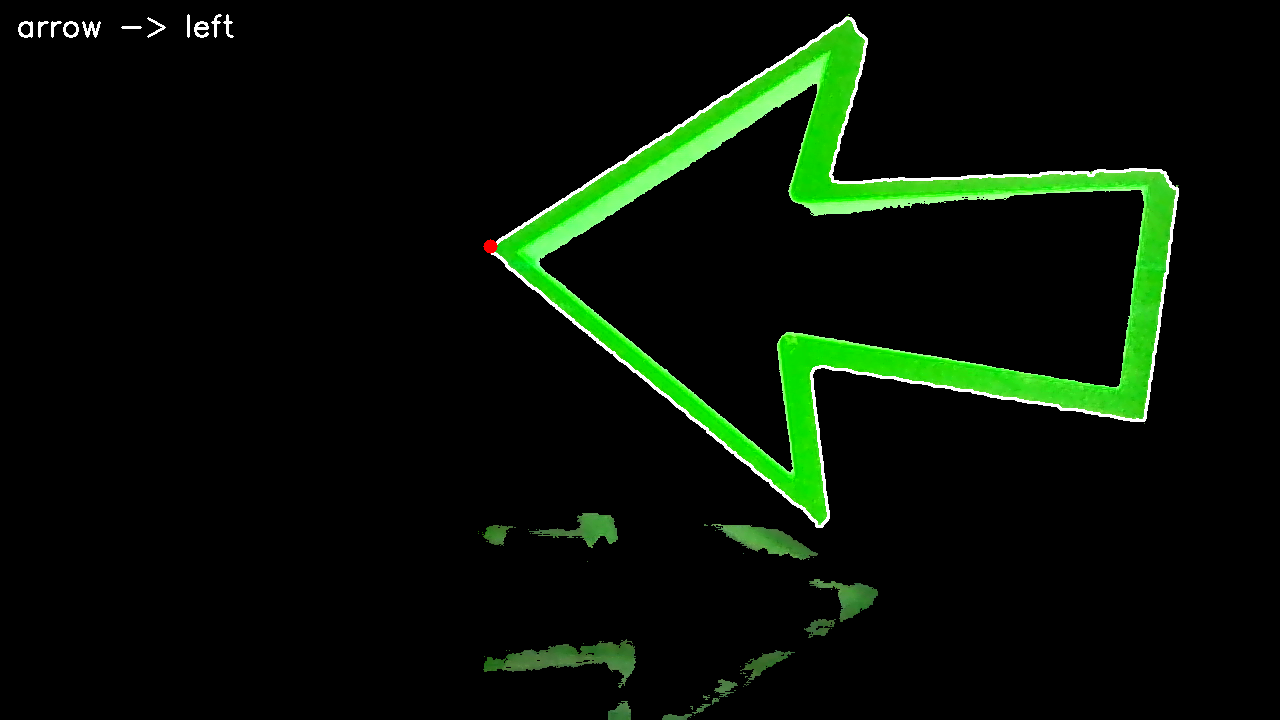
#> input picture assets/detect_2023_rerun.png, 1280 x 720 px
$ python -i detect.py   (imports and definitions only)
#> lines starting #> are read from the running program, lines starting #| are printed output that depends on the picture; after the words box and inside, x2 and y2 are one past the last pixel; in counts of white or black regions, pixels touching at a corner belong together
#> further down, picture is the input picture: shape (720, 1280, 3); mean B, G, R 4.9, 17, 6.4
"""The 2023 script, finished: find the green arrow and say which way it points.

origin/detect.py thresholded green and showed you the mask. It never found
an arrow or a direction. This does both, and takes the two lessons from the
depth sweep along:

  --gray-world        white-balance first (kills the orange-post hallucination)
  --range-m METRES    divide the water back out when you know the distance

    python -m depthsight.detect                       # webcam
    python -m depthsight.detect --image scene.png     # one picture, prints the verdict
"""

from __future__ import annotations

import argparse

import cv2
import numpy as np

from .water import gray_world, unsubmerge

LOWER = np.array([50, 100, 100])
UPPER = np.array([70, 255, 255])
MIN_AREA = 600  # px; smaller blobs are noise or far away


def find_arrow(img_bgr: np.ndarray):
    """Return (contour, 'left'|'right'|'up'|'down', tip_xy) or None."""
    mask = cv2.inRange(cv2.cvtColor(img_bgr, cv2.COLOR_BGR2HSV), LOWER, UPPER)
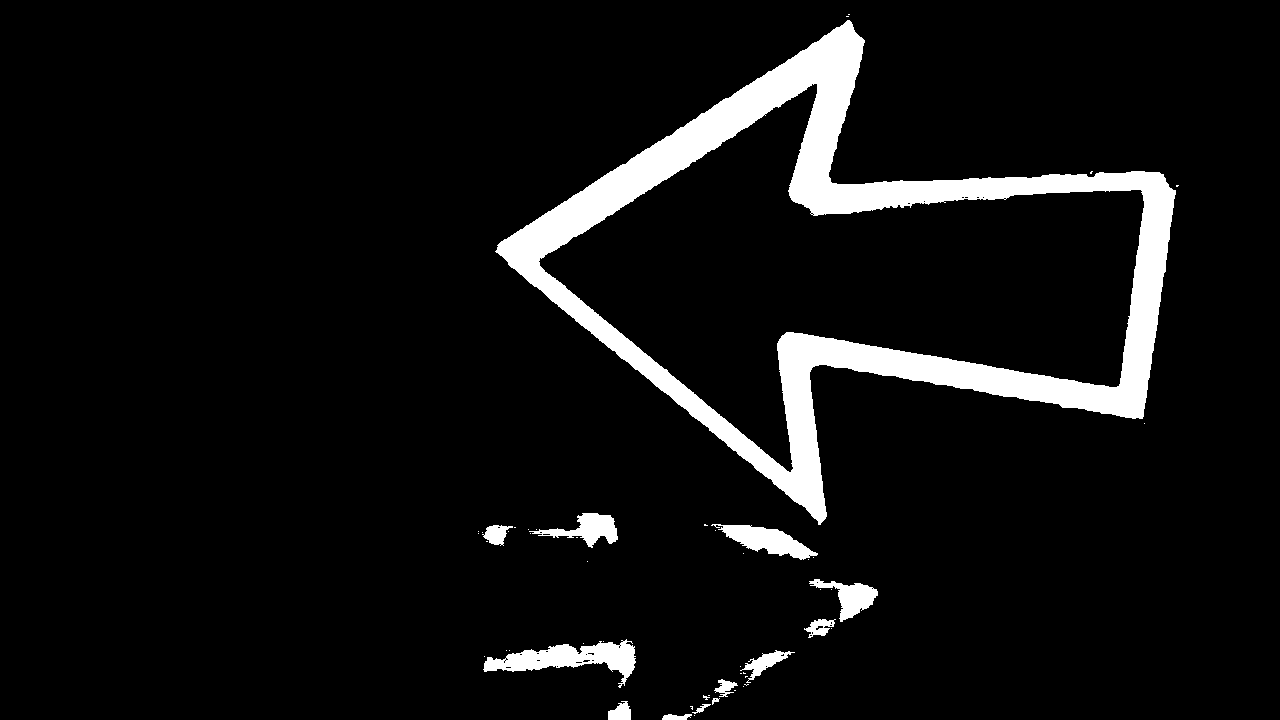
#> mask: shape (720, 1280); 6.9% white; 53 white regions (40 under 20 px), largest, box (x1, y1, x2, y2) and area: (495, 20, 1176, 525) 54504, (483, 639, 636, 688) 2990, (711, 524, 818, 560) 1724
    mask = cv2.morphologyEx(mask, cv2.MORPH_OPEN, np.ones((5, 5), np.uint8))
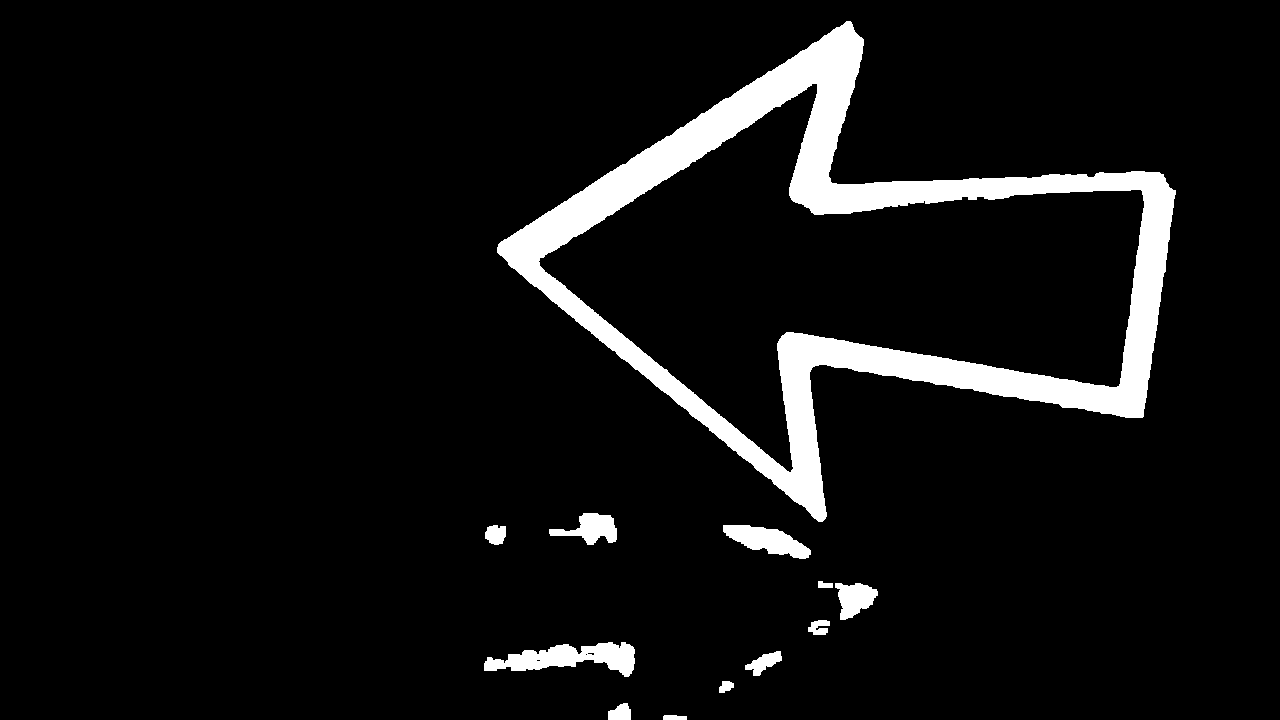
#> mask: shape (720, 1280); 6.8% white; 12 white regions
    contours, _ = cv2.findContours(mask, cv2.RETR_EXTERNAL, cv2.CHAIN_APPROX_SIMPLE)
#> contours = 12 contours; largest, box (x1, y1, x2, y2) and area: (497, 21, 1176, 522) 155980, (484, 642, 635, 677) 2599, (723, 525, 811, 559) 1544, (549, 513, 617, 545) 1051, (835, 583, 878, 620) 950
    best = None
    for c in contours:
        area = cv2.contourArea(c)
        hull_area = cv2.contourArea(cv2.convexHull(c))
        # An arrow is solid but notched: solidity well below a rectangle's 1.0.
        if area < MIN_AREA or not 0.55 < area / max(hull_area, 1) < 0.92:
            continue
        if best is None or area > cv2.contourArea(best):
            best = c
#> this loop made 12 passes
#> (area, hull_area) on passes 1 to 12: (82, 86.5), (268.5, 287.5), (107.5, 122), (400.5, 501), (2599, 3914), (189.5, 252), (949.5, 1111.5), (64.5, 74), (1544.5, 1699.5), (300, 326), (1051, 1544.5), (155979.5, 208337)
#> after the loop, best = contour of 701 points, box (x1, y1, x2, y2) (497, 21, 1176, 522), area 155980
    if best is None:
        return None
    # Fill the shape, then look along its long axis: the head is the end that
    # is wider across. (The farthest point from the centroid is NOT reliable:
    # the head's bulk drags the centroid forward, so tail corners can win.)
    filled = np.zeros(img_bgr.shape[:2], np.uint8)
    cv2.drawContours(filled, [best], -1, 255, -1)
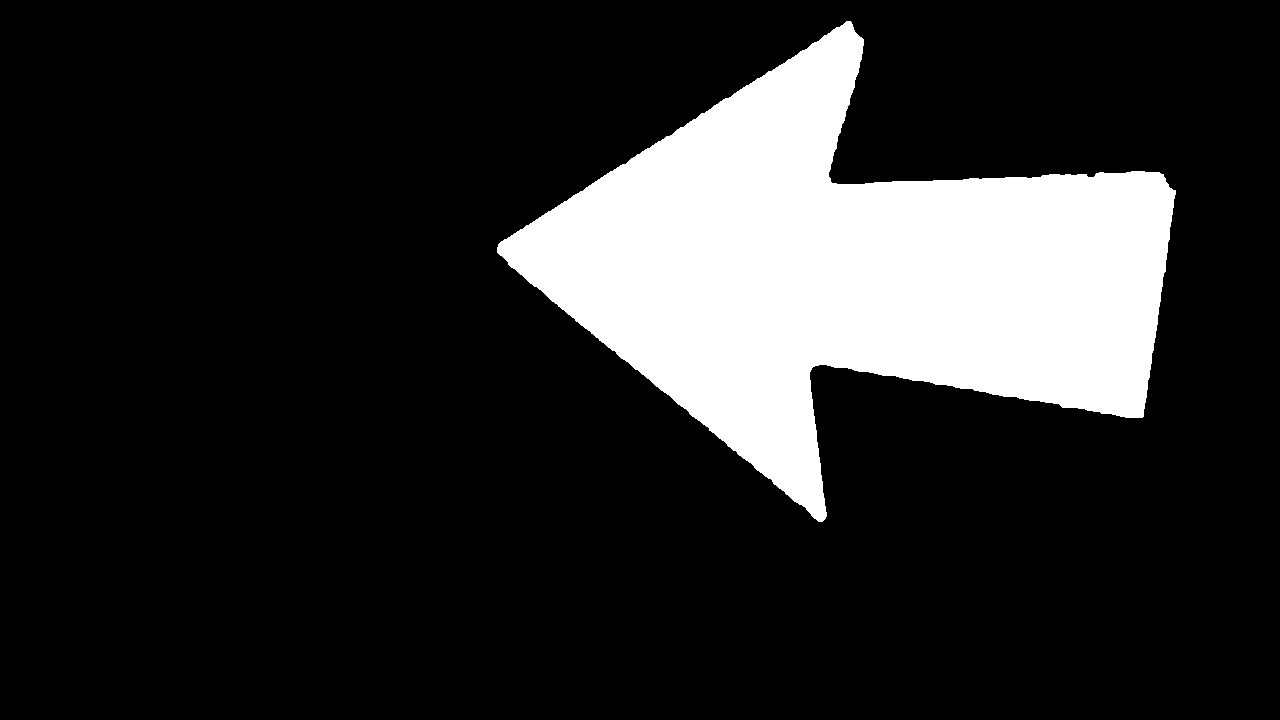
#> filled: shape (720, 1280); 17% white; 1 white region, box (x1, y1, x2, y2) and area: (497, 21, 1176, 522) 156945
    ys, xs = np.nonzero(filled)
    pts = np.column_stack([xs, ys]).astype(float)
#> pts = 156945 pairs, first value 497 to 1175, second value 21 to 521
    centre = pts.mean(axis=0)
#> centre = [848.1, 271]
    axis = np.linalg.svd(pts - centre, full_matrices=False)[2][0]
#> axis = [0.997, 0.0735]
    along = (pts - centre) @ axis
    across = np.abs((pts - centre) @ np.array([-axis[1], axis[0]]))
    if across[along > 0].max() < across[along < 0].max():
        axis, along = -axis, -along  # make +axis point at the wide end
#> axis = [-0.997, -0.0735]
    tip = pts[np.argmax(along)]
#> tip = [497, 247]
    dx, dy = axis
#> dx = -0.997; dy = -0.0735
    direction = ("right" if dx > 0 else "left") if abs(dx) > abs(dy) else ("down" if dy > 0 else "up")
#> direction = 'left'
    return best, direction, (int(tip[0]), int(tip[1]))


# [46 lines left out: functions prepare, annotate, main, not called in this run]


# [2 lines not run here, left out]

>>> import cv2
>>> picture = cv2.imread('../assets/detect_2023_rerun.png')
>>> result = find_arrow(picture)
#> result = 3 items, first 3: contour of 701 points, box (x1, y1, x2, y2) (497, 21, 1176, 522), area 155980, 'left', (497, 247)

$ run again, on assets/filmstrip.png
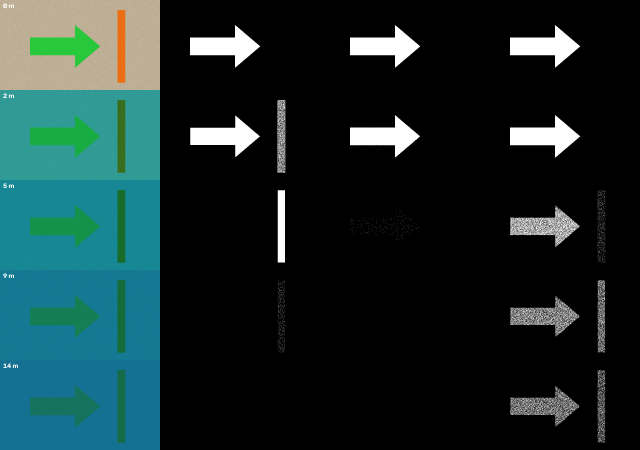
#> input picture assets/filmstrip.png, 1280 x 900 px (shown at 1/2 size)
#> picture is the input picture: shape (900, 1280, 3); mean B, G, R 44.5, 45.1, 24.7
#> in find_arrow, `mask = cv2.morphologyEx(mask, cv2.MORPH_OPEN, np.ones((5, 5), np.uint8))`:
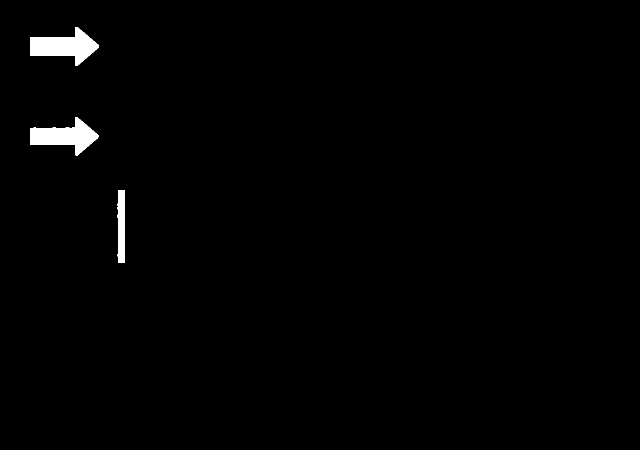
#> mask: shape (900, 1280) (shown at 1/2 size); 1.1% white; 3 white regions
#> contours = 3 contours; box (x1, y1, x2, y2) and area: (60, 54, 198, 132) 5214, (60, 235, 197, 311) 4952, (235, 381, 250, 525) 1881
#> the loop in find_arrow, `for c in contours:` made 3 passes
#> (area, hull_area) on passes 1 to 3: (1881, 1983), (4952, 6852.5), (5213.5, 7138)
#> after the loop in find_arrow, `for c in contours:`: best = contour of 36 points, box (x1, y1, x2, y2) (60, 54, 198, 132), area 5214
#> in find_arrow, `cv2.drawContours(filled, [best], -1, 255, -1)`:
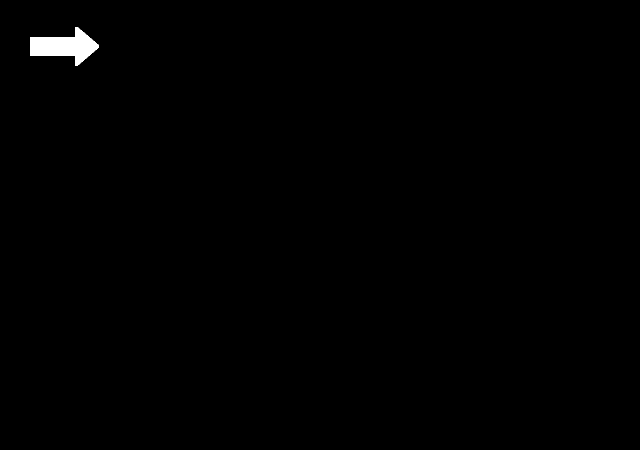
#> filled: shape (900, 1280) (shown at 1/2 size); 0.47% white; 1 white region, box (x1, y1, x2, y2) and area: (60, 54, 198, 132) 5391
#> ys = 5391 values from 54 to 131; xs = 5391 values, max 197 at index 2430, min 60 at index 365, mean 129.2
#> pts = 5391 pairs, first value 60 to 197, second value 54 to 131
#> centre = [129.2, 92.41]
#> in find_arrow, `axis = np.linalg.svd(pts - centre, full_matrices=False)[2][0]`: axis = [-1, 0.00286]
#> in find_arrow, `along = (pts - centre) @ axis`: along = 5391 values, max 69.25 at index 4919, min -67.81 at index 2430, mean -2.36e-15
#> across = 5391 values, max 38.66 at index 5390, min 0.22 at index 2706, mean 11.05
#> in find_arrow, `axis, along = -axis, -along`: axis = [1, -0.00286]; along = 5391 values, max 67.81 at index 2430, min -69.25 at index 4919, mean 2.36e-15
#> tip = [197, 90]
#> dx = 1; dy = -0.00286
#> direction = 'right'
#> result = 3 items, first 3: contour of 36 points, box (x1, y1, x2, y2) (60, 54, 198, 132), area 5214, 'right', (197, 90)
